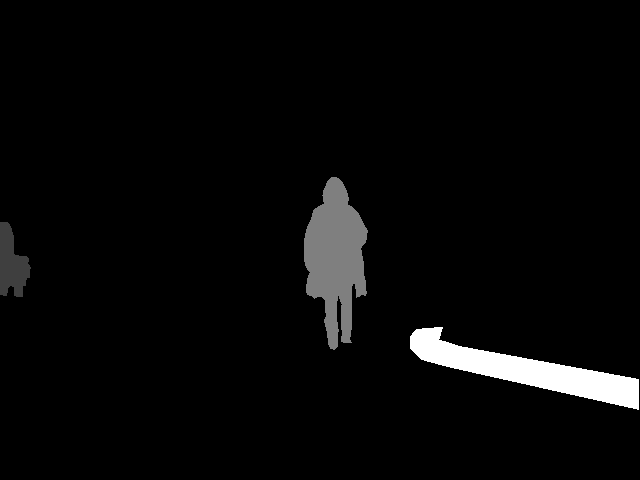
#> input picture MSRS_train/train/Segmentation_labels/00172D.png, 640 x 480 px, found by its file name; its folder holds 4 pictures in this run
$ python visualize.py
#> lines starting #> are read from the running program, lines starting #| are printed output that depends on the picture
import numpy as np
from tqdm import tqdm
import math
from PIL import Image
import os
def imread(path):
#> called with path = './test/Segmentation_labels/00172D.png'
    label = np.array(Image.open(path))
#> label is the input picture: shape (480, 640); min 0, max 4, mean 0.131
    return label

def get_palette():
    unlabelled = [0, 0, 0]
    car = [64, 0, 128]
    person = [64, 64, 0]
    bike = [0, 128, 192]
    curve = [0, 0, 192]
    car_stop = [128, 128, 0]
    guardrail = [64, 64, 128]
    color_cone = [192, 128, 128]
    bump = [192, 64, 0]
    palette = np.array(
        [
            unlabelled,
            car,
            person,
            bike,
            curve,
            car_stop,
            guardrail,
            color_cone,
            bump,
        ]
    )
    return palette

def visualize(save_name, label):
#> called with save_name = './test/Segmentation_visualize/00172D.png'
    palette = get_palette()
    pred = label
    img = np.zeros((pred.shape[0], pred.shape[1], 3), dtype=np.uint8)
    for cid in range(1, int(label.max()+1)):
        img[pred == cid] = palette[cid]
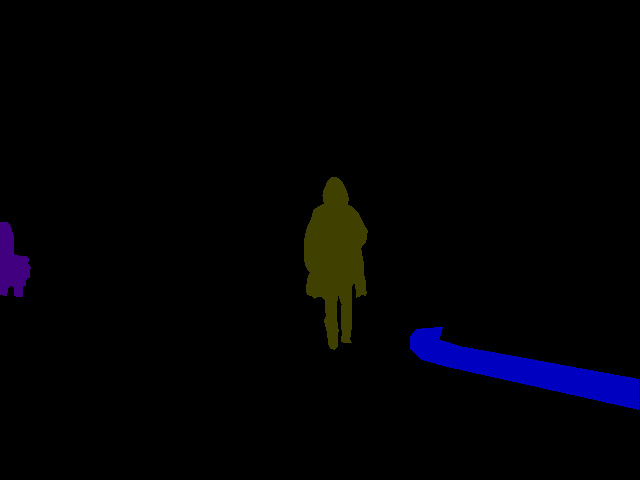
#> img: shape (480, 640, 3); mean of channels 0, 1, 2 1.7, 1.4, 4.6; drawn as R, G, B
    img = Image.fromarray(np.uint8(img))
    img.save(save_name)

if __name__ == '__main__':
    label_dir = r'./test/Segmentation_labels' #label所在文件夹
    save_dir = r'./test/Segmentation_visualize' ## 可视化结果保存的文件夹
    os.makedirs(save_dir, exist_ok=True)
    file_list = os.listdir(label_dir)
    for item in file_list:
        file_path = os.path.join(label_dir, item)
        save_path = os.path.join(save_dir, item)
        label = imread(file_path)
        visualize(save_path, label)
#> pass 2 of the loop `for item in file_list:`:
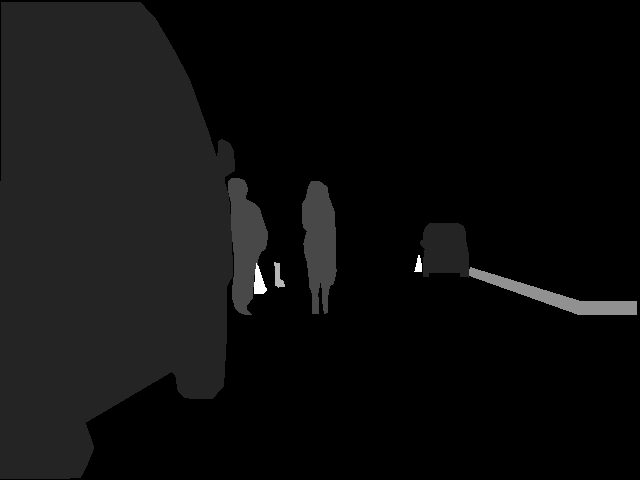
#> input picture MSRS_train/train/Segmentation_labels/00189D.png, 640 x 480 px, found by its file name
#> in imread, label is the input picture: shape (480, 640); min 0, max 7, mean 0.384
#> after the loop in visualize (call 2), `for cid in range(1, int(label.max()+1)):`:
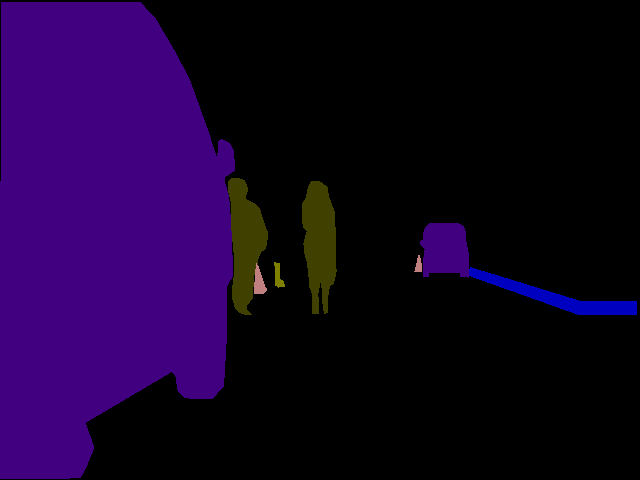
#> img: shape (480, 640, 3); mean of channels 0, 1, 2 21, 1.6, 40.3; drawn as R, G, B
#> pass 3 of the loop `for item in file_list:`:
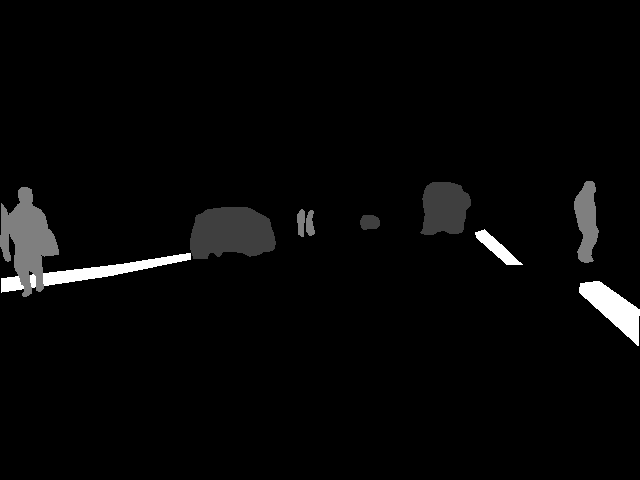
#> input picture MSRS_train/train/Segmentation_labels/00197D.png, 640 x 480 px, found by its file name
#> in imread, label is the input picture: shape (480, 640); min 0, max 4, mean 0.108
#> after the loop in visualize (call 3), `for cid in range(1, int(label.max()+1)):`:
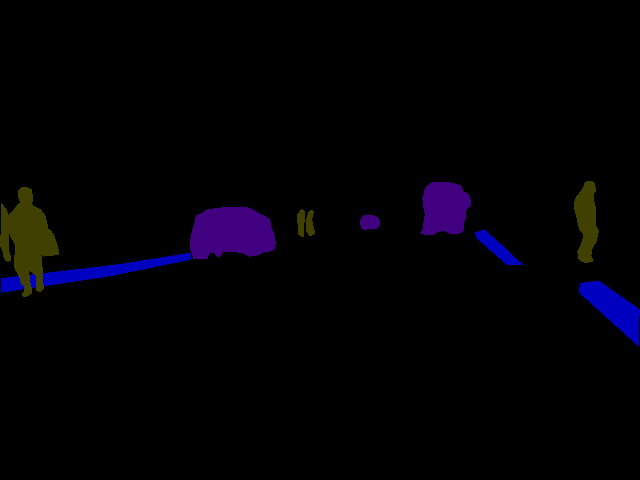
#> img: shape (480, 640, 3); mean of channels 0, 1, 2 2.3, 1.1, 5.1; drawn as R, G, B
#> the loop made 4 passes; the first 3 are shown
